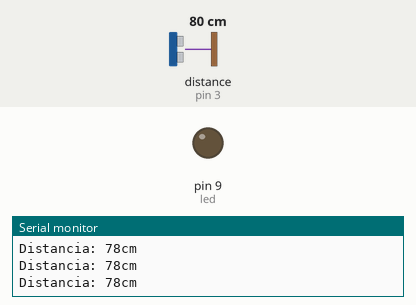
The sketch below on a simulated Arduino Uno, built with avr-gcc and run on an emulated ATmega328P. On the bench: output pins drawn as LEDs (lit = HIGH), the last lines printed to the serial monitor. Wiring (inferred from the names in the program): ultrasonic range finder: trigger pin 13; echo pin 3. The inputs (shaded band) are chosen by the test bench; at power-on: distance to the obstacle (sensor on pin 3) 80 cm. The echo pulse lasts 58.3 µs per cm; pins used as bus, display or sensor lines are not drawn.

Above: at 1.2 s.
1.3 s: distance to the obstacle (sensor on pin 3) set to 2 cm
At 2.6 s:
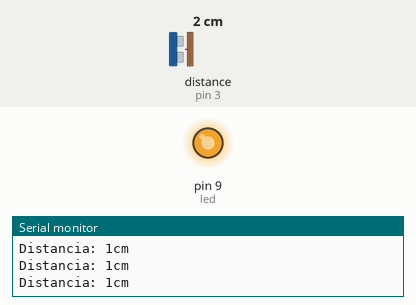
2.9 s: distance to the obstacle (sensor on pin 3) set to 4 cm
At 4.2 s:
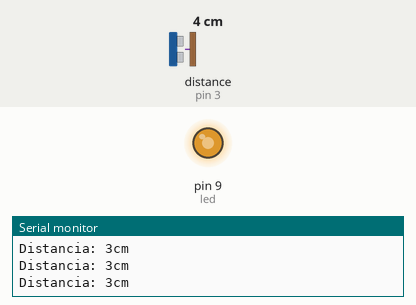
4.5 s: distance to the obstacle (sensor on pin 3) set to 9 cm
At 6.1 s:
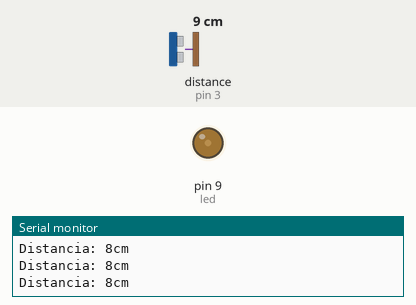
Timing chart, 0 to 7.6 s (numbered marks = the images above; inputs shaded):
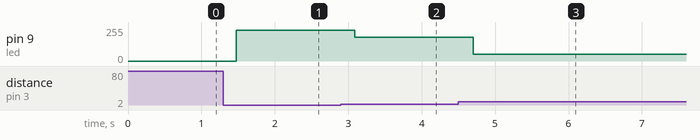

The sketch:

Sensor_de_Ultrasonido.ino
```cpp
const int trigger=13;
const int echo=3;
const int led=9;

void setup() {
  Serial.begin(9600);            //sincroniza la velocidad de transmision entre el COMPU y el ARDUINO
  pinMode(trigger,OUTPUT);
  pinMode(echo,INPUT);
  pinMode(led,OUTPUT);
  digitalWrite(trigger,LOW);
}

void loop() {
  long t;
  long d;
  int brillo;

  digitalWrite(trigger,HIGH);
  delayMicroseconds(10);
  digitalWrite(trigger,LOW);

  t=pulseIn(echo,HIGH);
  d=t/59;

  Serial.print("Distancia: ");
  Serial.print(d);
  Serial.print("cm");
  Serial.println();
  delay(100);

  if(d<=10){
    brillo=255-(d*25.5);
    analogWrite(led,brillo);

  }


}
```

Measured:
- after the input at 1.3 s, pin 9 (led): 0/255 → 229/255 after 0.17 s
- after the input at 2.9 s, pin 9 (led): 229/255 → 178/255 after 0.19 s
- after the input at 4.5 s, pin 9 (led): 178/255 → 51/255 after 0.20 s
